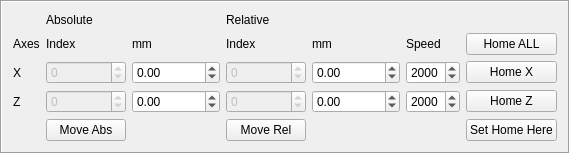
       <widget class="QFrame" name="monitorFrame_5">
        <property name="frameShape">
         <enum>QFrame::Box</enum>
        </property>
        <property name="frameShadow">
         <enum>QFrame::Sunken</enum>
        </property>
        <property name="lineWidth">
         <number>1</number>
        </property>
        <layout class="QHBoxLayout" name="horizontalLayout_3">
         <item>
          <layout class="QGridLayout" name="gridLayout_5">
           <item row="0" column="1">
            <widget class="QLabel" name="label_43">
             <property name="text">
              <string>Absolute</string>
             </property>
            </widget>
           </item>
           <item row="0" column="3">
            <widget class="QLabel" name="label_45">
             <property name="text">
              <string>Relative</string>
             </property>
            </widget>
           </item>
           <item row="1" column="0">
            <widget class="QLabel" name="label_46">
             <property name="text">
              <string>Axes</string>
             </property>
            </widget>
           </item>
           <item row="1" column="1">
            <widget class="QLabel" name="label_47">
             <property name="text">
              <string>Index</string>
             </property>
            </widget>
           </item>
           <item row="1" column="2">
            <widget class="QLabel" name="label_48">
             <property name="text">
              <string>mm</string>
             </property>
            </widget>
           </item>
           <item row="1" column="3">
            <widget class="QLabel" name="label_49">
             <property name="text">
              <string>Index</string>
             </property>
            </widget>
           </item>
           <item row="1" column="4">
            <widget class="QLabel" name="label_50">
             <property name="text">
              <string>mm</string>
             </property>
            </widget>
           </item>
           <item row="1" column="5">
            <widget class="QLabel" name="label_51">
             <property name="text">
              <string>Speed</string>
             </property>
            </widget>
           </item>
           <item row="2" column="0">
            <widget class="QLabel" name="label_52">
             <property name="text">
              <string>X</string>
             </property>
            </widget>
           </item>
           <item row="2" column="6">
            <widget class="QPushButton" name="pushButtonHomeMonX">
             <property name="toolTip">
              <string>&lt;!DOCTYPE HTML PUBLIC &quot;-//W3C//DTD HTML 4.0//EN&quot; &quot;http://www.w3.org/TR/REC-html40/strict.dtd&quot;&gt;
&lt;html&gt;&lt;head&gt;&lt;meta name=&quot;qrichtext&quot; content=&quot;1&quot; /&gt;&lt;style type=&quot;text/css&quot;&gt;
p, li { white-space: pre-wrap; }
&lt;/style&gt;&lt;/head&gt;&lt;body style=&quot; font-family:'MS Shell Dlg 2'; font-size:8.25pt; font-weight:400; font-style:normal;&quot;&gt;
&lt;p style=&quot; margin-top:0px; margin-bottom:0px; margin-left:0px; margin-right:0px; -qt-block-indent:0; text-indent:0px;&quot;&gt;&lt;span style=&quot; font-size:8pt;&quot;&gt;Move the X axis of monitor to home (full right) and set that position as 0.&lt;/span&gt;&lt;/p&gt;
&lt;p style=&quot; margin-top:0px; margin-bottom:0px; margin-left:0px; margin-right:0px; -qt-block-indent:0; text-indent:0px;&quot;&gt;&lt;span style=&quot; font-size:8pt;&quot;&gt;Limits speed to 2000.&lt;/span&gt;&lt;/p&gt;&lt;/body&gt;&lt;/html&gt;</string>
             </property>
             <property name="text">
              <string>Home X</string>
             </property>
            </widget>
           </item>
           <item row="3" column="0">
            <widget class="QLabel" name="label_53">
             <property name="text">
              <string>Z</string>
             </property>
            </widget>
           </item>
           <item row="3" column="6">
            <widget class="QPushButton" name="pushButtonHomeMonZ">
             <property name="toolTip">
              <string>&lt;!DOCTYPE HTML PUBLIC &quot;-//W3C//DTD HTML 4.0//EN&quot; &quot;http://www.w3.org/TR/REC-html40/strict.dtd&quot;&gt;
&lt;html&gt;&lt;head&gt;&lt;meta name=&quot;qrichtext&quot; content=&quot;1&quot; /&gt;&lt;style type=&quot;text/css&quot;&gt;
p, li { white-space: pre-wrap; }
&lt;/style&gt;&lt;/head&gt;&lt;body style=&quot; font-family:'MS Shell Dlg 2'; font-size:8.25pt; font-weight:400; font-style:normal;&quot;&gt;
&lt;p style=&quot; margin-top:0px; margin-bottom:0px; margin-left:0px; margin-right:0px; -qt-block-indent:0; text-indent:0px;&quot;&gt;&lt;span style=&quot; font-size:8pt;&quot;&gt;Move the Z axis of monitor to home (full backward) and set that position as 0. Limits speed to 2000.&lt;/span&gt;&lt;/p&gt;&lt;/body&gt;&lt;/html&gt;</string>
             </property>
             <property name="text">
              <string>Home Z</string>
             </property>
            </widget>
           </item>
           <item row="4" column="1">
            <widget class="QPushButton" name="pushButtonMoveMonAbs">
             <property name="text">
              <string>Move Abs</string>
             </property>
            </widget>
           </item>
           <item row="2" column="2">
            <widget class="QDoubleSpinBox" name="boxMonAbsmmX">
             <property name="minimum">
              <double>-1000000.000000000000000</double>
             </property>
             <property name="maximum">
              <double>1000000.000000000000000</double>
             </property>
            </widget>
           </item>
           <item row="3" column="2">
            <widget class="QDoubleSpinBox" name="boxMonAbsmmZ">
             <property name="minimum">
              <double>-1000000.000000000000000</double>
             </property>
             <property name="maximum">
              <double>1000000.000000000000000</double>
             </property>
            </widget>
           </item>
           <item row="2" column="4">
            <widget class="QDoubleSpinBox" name="boxMonRelmmX">
             <property name="prefix">
              <string notr="true"/>
             </property>
             <property name="minimum">
              <double>-1000000.000000000000000</double>
             </property>
             <property name="maximum">
              <double>1000000.000000000000000</double>
             </property>
            </widget>
           </item>
           <item row="3" column="4">
            <widget class="QDoubleSpinBox" name="boxMonRelmmZ">
             <property name="prefix">
              <string notr="true"/>
             </property>
             <property name="minimum">
              <double>-1000000.000000000000000</double>
             </property>
             <property name="maximum">
              <double>1000000.000000000000000</double>
             </property>
            </widget>
           </item>
           <item row="3" column="5">
            <widget class="QSpinBox" name="boxMonSpeedZ">
             <property name="minimum">
              <number>200</number>
             </property>
             <property name="maximum">
              <number>3500</number>
             </property>
             <property name="singleStep">
              <number>100</number>
             </property>
             <property name="value">
              <number>2000</number>
             </property>
            </widget>
           </item>
           <item row="2" column="5">
            <widget class="QSpinBox" name="boxMonSpeedX">
             <property name="minimum">
              <number>200</number>
             </property>
             <property name="maximum">
              <number>3500</number>
             </property>
             <property name="singleStep">
              <number>100</number>
             </property>
             <property name="value">
              <number>2000</number>
             </property>
            </widget>
           </item>
           <item row="2" column="3">
            <widget class="QSpinBox" name="boxMonRelIndexX">
             <property name="enabled">
              <bool>false</bool>
             </property>
             <property name="minimum">
              <number>-1000000</number>
             </property>
             <property name="maximum">
              <number>1000000</number>
             </property>
            </widget>
           </item>
           <item row="3" column="3">
            <widget class="QSpinBox" name="boxMonRelIndexZ">
             <property name="enabled">
              <bool>false</bool>
             </property>
             <property name="minimum">
              <number>-1000000</number>
             </property>
             <property name="maximum">
              <number>1000000</number>
             </property>
            </widget>
           </item>
           <item row="2" column="1">
            <widget class="QSpinBox" name="boxMonAbsIndexX">
             <property name="enabled">
              <bool>false</bool>
             </property>
             <property name="minimum">
              <number>-1000000</number>
             </property>
             <property name="maximum">
              <number>1000000</number>
             </property>
            </widget>
           </item>
           <item row="3" column="1">
            <widget class="QSpinBox" name="boxMonAbsIndexZ">
             <property name="enabled">
              <bool>false</bool>
             </property>
             <property name="minimum">
              <number>-1000000</number>
             </property>
             <property name="maximum">
              <number>1000000</number>
             </property>
            </widget>
           </item>
           <item row="4" column="3">
            <widget class="QPushButton" name="pushButtonMoveMonRel">
             <property name="text">
              <string>Move Rel</string>
             </property>
            </widget>
           </item>
           <item row="1" column="6">
            <widget class="QPushButton" name="homeMonitor">
             <property name="toolTip">
              <string>&lt;!DOCTYPE HTML PUBLIC &quot;-//W3C//DTD HTML 4.0//EN&quot; &quot;http://www.w3.org/TR/REC-html40/strict.dtd&quot;&gt;
&lt;html&gt;&lt;head&gt;&lt;meta name=&quot;qrichtext&quot; content=&quot;1&quot; /&gt;&lt;style type=&quot;text/css&quot;&gt;
p, li { white-space: pre-wrap; }
&lt;/style&gt;&lt;/head&gt;&lt;body style=&quot; font-family:'MS Shell Dlg 2'; font-size:8.25pt; font-weight:400; font-style:normal;&quot;&gt;
&lt;p style=&quot; margin-top:0px; margin-bottom:0px; margin-left:0px; margin-right:0px; -qt-block-indent:0; text-indent:0px;&quot;&gt;&lt;span style=&quot; font-size:8pt;&quot;&gt;Home X and Z monitor motors and set their index to 0. Limits speed to 2000.&lt;/span&gt;&lt;/p&gt;&lt;/body&gt;&lt;/html&gt;</string>
             </property>
             <property name="text">
              <string>Home ALL</string>
             </property>
            </widget>
           </item>
           <item row="4" column="6">
            <widget class="QPushButton" name="pushButton">
             <property name="text">
              <string>Set Home Here</string>
             </property>
            </widget>
           </item>
          </layout>
         </item>
        </layout>
       </widget>
